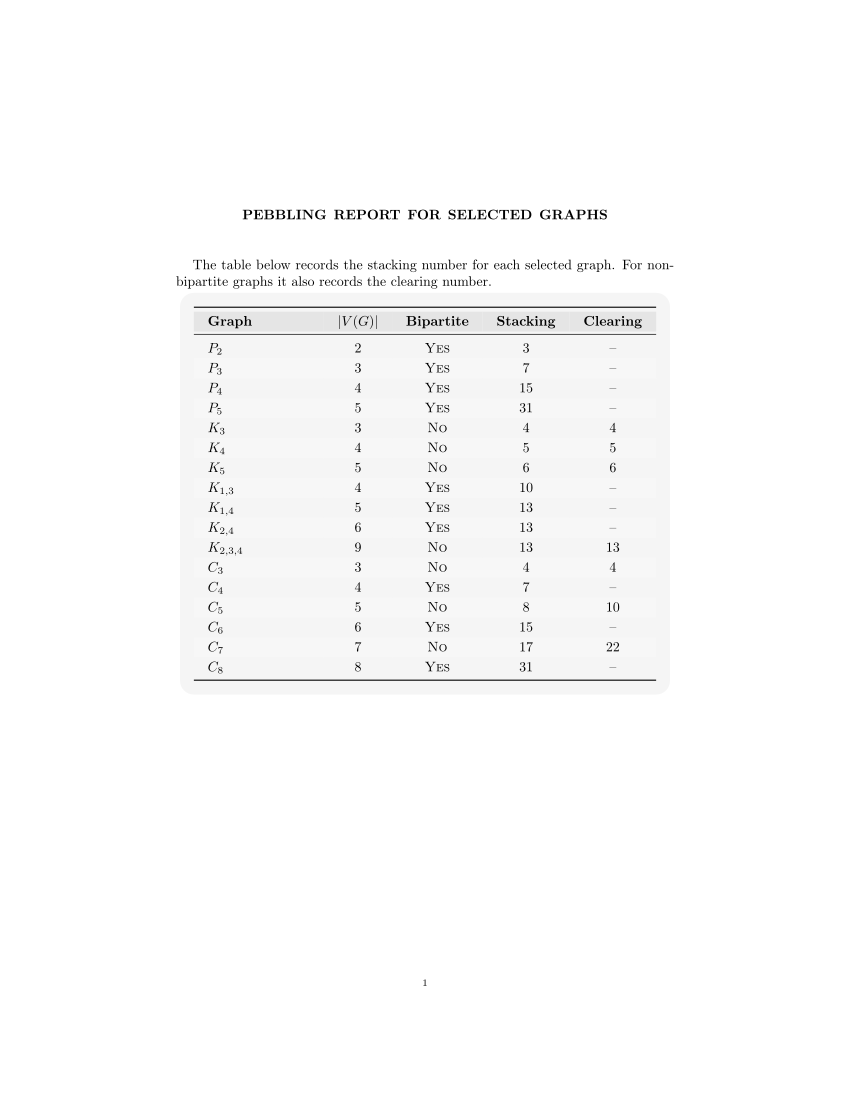

Recreate this plot in Python.
"""Generate a LaTeX report of pebbling numbers for selected NetworkX graphs."""

from __future__ import annotations

import argparse
import io
from contextlib import redirect_stdout
from dataclasses import dataclass

import networkx as nx

from pebbling import Pebbling


@dataclass
class GraphResult:
    """Store the computed data for one graph."""

    name: str
    num_vertices: int
    bipartite: bool
    stacking_number: int
    clearing_number: int | None


def latex_graph_name(name: str) -> str:
    """Return a math-mode LaTeX version of a graph name."""
    return f"${name}$"


def selected_graphs() -> list[tuple[str, nx.Graph]]:
    """Return the requested family of graphs."""
    return [
        ("P_2", nx.path_graph(2)),
        ("P_3", nx.path_graph(3)),
        ("P_4", nx.path_graph(4)),
        ("P_5", nx.path_graph(5)),
        ("K_3", nx.complete_graph(3)),
        ("K_4", nx.complete_graph(4)),
        ("K_5", nx.complete_graph(5)),
        ("K_{1,3}", nx.star_graph(3)),
        ("K_{1,4}", nx.star_graph(4)),
        ("K_{2,4}", nx.complete_multipartite_graph(2, 4)),
        ("K_{2,3,4}", nx.complete_multipartite_graph(2, 3, 4)),
        ("C_3", nx.cycle_graph(3)),
        ("C_4", nx.cycle_graph(4)),
        ("C_5", nx.cycle_graph(5)),
        ("C_6", nx.cycle_graph(6)),
        ("C_7", nx.cycle_graph(7)),
        ("C_8", nx.cycle_graph(8)),
    ]


def compute_results() -> list[GraphResult]:
    """Compute stacking and clearing numbers for the selected graphs."""
    results: list[GraphResult] = []

    for name, graph in selected_graphs():
        pebbling = Pebbling(graph)
        bipartite = nx.is_bipartite(graph)

        with redirect_stdout(io.StringIO()):
            stacking_number, _stacking_witness = pebbling.stacking_number()
            clearing_number: int | None = None
            if not bipartite:
                clearing_number, _clearing_witness = pebbling.clearing_number()

        results.append(
            GraphResult(
                name=name,
                num_vertices=graph.number_of_nodes(),
                bipartite=bipartite,
                stacking_number=stacking_number,
                clearing_number=clearing_number,
            )
        )

    return results


def build_report(results: list[GraphResult]) -> str:
    """Build a standalone LaTeX report containing the computed table."""
    rows = []
    for index, result in enumerate(results):
        clearing_value = "--" if result.clearing_number is None else str(result.clearing_number)
        bipartite_value = r"\textsc{Yes}" if result.bipartite else r"\textsc{No}"
        row_prefix = r"\rowcolor{gray!6} " if index % 2 else ""
        rows.append(
            f"{row_prefix}{latex_graph_name(result.name)} & {result.num_vertices} & "
            f"{bipartite_value} & {result.stacking_number} & {clearing_value} \\\\"
        )

    table_rows = "\n".join(rows)

    return rf"""\documentclass{{amsart}}

\usepackage[T1]{{fontenc}}
\usepackage[utf8]{{inputenc}}
\usepackage{{amsmath,amssymb}}
\usepackage{{booktabs}}
\usepackage[table]{{xcolor}}
\usepackage{{array}}
\usepackage{{tikz}}

\title{{Pebbling Report for Selected Graphs}}
\author{{}}
\date{{}}

\begin{{document}}

\maketitle

The table below records the stacking number for each selected graph.
For non-bipartite graphs it also records the clearing number.

\begin{{center}}
\setlength{{\tabcolsep}}{{10pt}}
\renewcommand{{\arraystretch}}{{1.2}}
\begin{{tikzpicture}}
\node[rounded corners=10pt, fill=gray!8, inner sep=10pt] {{
\begin{{tabular}}{{>{{\raggedright\arraybackslash}}p{{2.6cm}}cccc}}
\toprule
\rowcolor{{gray!20}}
\textbf{{Graph}} & \textbf{{$|V(G)|$}} & \textbf{{Bipartite}} & \textbf{{Stacking}} & \textbf{{Clearing}} \\
\midrule
{table_rows}
\bottomrule
\end{{tabular}}
}};
\end{{tikzpicture}}
\end{{center}}

\end{{document}}
"""


def parse_args() -> argparse.Namespace:
    """Parse command-line arguments."""
    parser = argparse.ArgumentParser(
        description="Generate a LaTeX pebbling report for selected graphs."
    )
    parser.add_argument(
        "--output",
        default="special_graph_pebbling_report.tex",
        help="Path of the generated LaTeX report.",
    )
    return parser.parse_args()


def main() -> None:
    """Compute the data and write the LaTeX report."""
    args = parse_args()
    results = compute_results()

    with open(args.output, "w", encoding="utf-8") as report_file:
        report_file.write(build_report(results))


if __name__ == "__main__":
    main()
